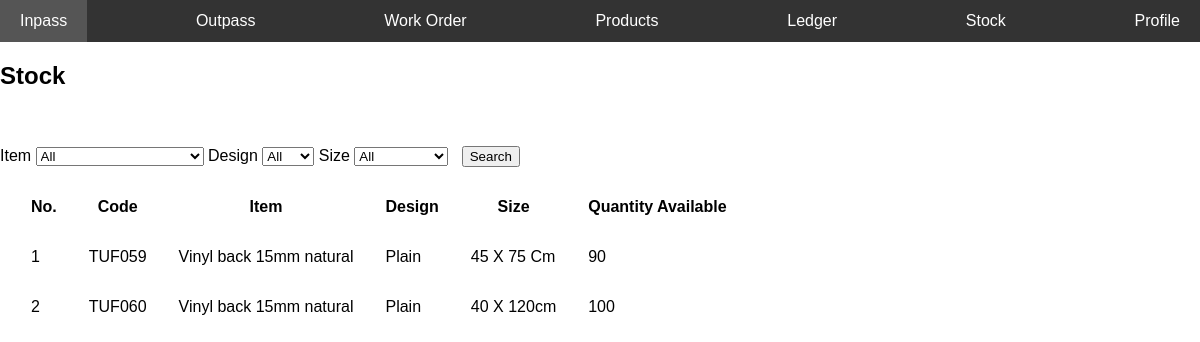
Before: /stock.php with the older database file.
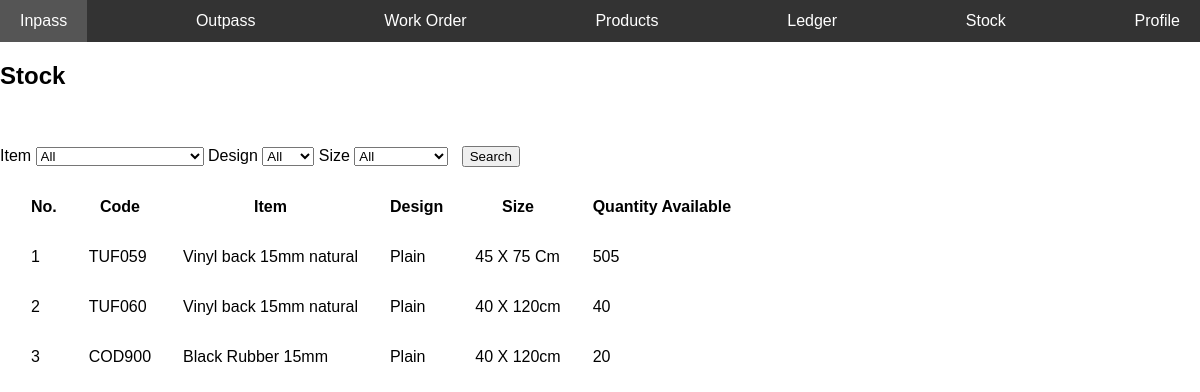
After: the same page with the newer database file.
### tables this page shows
CREATE TABLE IF NOT EXISTS `stock` (
  `index` int NOT NULL AUTO_INCREMENT,
  `grade` varchar(25) NOT NULL,
  `code` varchar(25) NOT NULL,
  `item` varchar(50) NOT NULL,
  `design` varchar(50) NOT NULL,
  `size` varchar(25) NOT NULL,
  `qty` int NOT NULL,
  `default` int NOT NULL DEFAULT '1',
  PRIMARY KEY (`index`)
);

### stock.php (the view, shortened to what this page needs)
<?php
include 'conn.php';
include 'nav.php';
?>
<?php
$sql = "SELECT * from stock where 1=1";
$retval = mysqli_query($conn, $sql);
?>
<html>
<body>
<h2>Stock</h2>
    <br>
    <br>
    <form name="filter" method="post">
        <label>Item</label>
        <select name='item'>
            <option selected>All</option>
        </select>
        <label>Design</label>
        <select name='design'>
            <option selected>All</option>
        </select>
        <label>Size</label>
        <select name='size'>
            <option selected>All</option>
        </select> &nbsp;
        <input type="submit" name="filter" value="Search">
    </form>
    <table style="border-spacing:30px;">
        <thead>
            <th>
                No.
            </th>
            <th>
                Code
            </th>
            <th>
                Item
            </th>
            <th>
                Design
            </th>
            <th>
                Size
            </th>
            <th>
                Quantity Available
            </th>
        </thead>
        <tbody>
            <?php
            $i = 1;
            while ($row = mysqli_fetch_assoc($retval)) {
                echo "
                <tr>
                <td>
                    $i
                </td>
                <td>
                    {$row['code']}
                </td>
                <td>
                    {$row['item']}
                </td>
                <td>
                    {$row['design']}
                </td>
                <td>
                    {$row['size']}
                </td>
                <td>
                    {$row['qty']}
                </td>
                </tr>";
                $i = $i + 1;
            }
            ?>
        </tbody>
    </table>
</body>
</html>

Changed rows visible on the page:
changed stock "TUF059": qty "90" → "505"
changed stock "TUF060": qty "100" → "40"
added stock: code "COD900", item "Black Rubber 15mm", design "Plain", size "40 X 120cm", qty "20"
